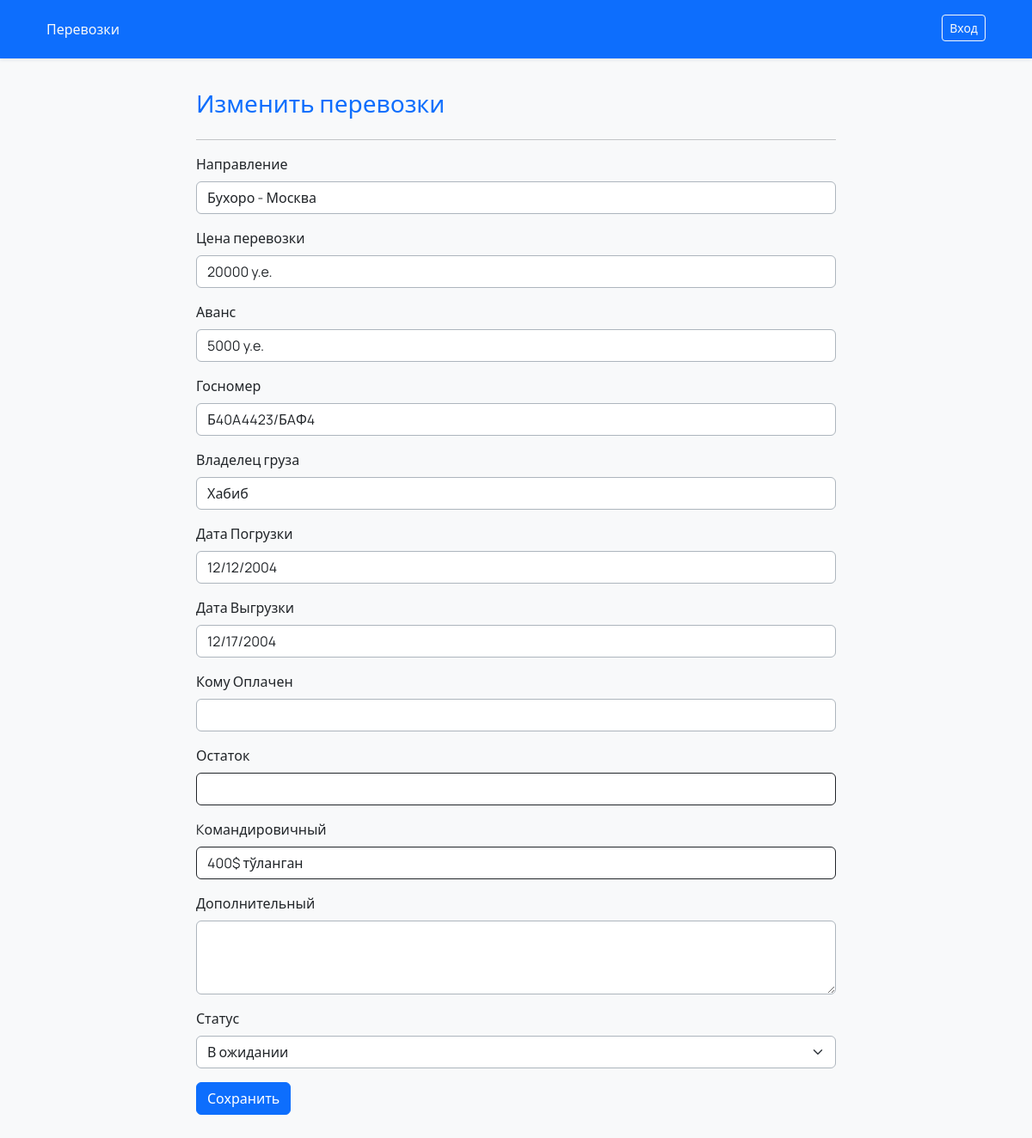
The app's page /transportation/9/update/ with its own data.
### transportation/models.py (models this page shows, shortened)
class Transportation(models.Model):
    class StatusColors(models.TextChoices):
        PENDING = 'warning', 'В ожидании'
        COMPLETED = 'success', 'Выполнено'
        CANCELED = 'danger', 'Отменено'
    operator = models.ForeignKey('auth.User', on_delete=models.CASCADE, related_name='transportations', verbose_name='Оператор')
    route = models.CharField(max_length=255, verbose_name='Направление', null=True, blank=True)
    transport_price = models.CharField(max_length=50, verbose_name='Цена перевозки', null=True, blank=True)
    advance_payment = models.CharField(max_length=255, blank=True, null=True, verbose_name='Аванс')
    license_plate = models.CharField(max_length=50, null=True, blank=True, verbose_name='Госномер')  # Vehicle license plate
    cargo_owner = models.CharField(max_length=255, null=True, blank=True, verbose_name='Владелец груза')  # Cargo owner name
    loading_date = models.DateField(verbose_name='Дата Погрузки', null=True, blank=True,)  # Loading date
    unloading_date = models.DateField(verbose_name='Дата Выгрузки', null=True, blank=True)  # Unloading date
    paid_to = models.CharField(max_length=255, blank=True, null=True, verbose_name='Кому Оплачен')  # Remaining payment amount
    remaining_amount = models.CharField(max_length=255, blank=True, null=True, verbose_name='Остаток')
    business_trip = models.TextField(blank=True, null=True, verbose_name='Kомандировичный')
    additional = models.TextField(blank=True, null=True, verbose_name='Дополнительный')
    status = models.CharField(max_length=7, choices=StatusColors, verbose_name='Статус', default='warning')
    created = models.DateField(auto_now_add=True)
    class Meta:
        db_table = 'transportation'
        verbose_name = 'Transportation'
        verbose_name_plural = 'Transportations'

### transportation/views.py (the view, shortened to what this page needs)
# urls.py: path('transportation/<int:pk>/update/', TransportationUpdateView.as_view(), name='transportation-update'),
class TransportationUpdateView(TemplateView, LoginRequiredMixin):
    template_name = 'transportation-update.html'
    login_url = 'login'
    def get(self, request, pk, *args, **kwargs):
        transportation = Transportation.objects.get(id=pk)
        context = self.get_context_data(**kwargs)
        if request.user.is_staff:
            context['form'] = TransportationAdminUpdateForm(instance=transportation)
        else:
            context['form'] = TransportationUpdateForm(instance=transportation)
        context['transportation'] = transportation
        return render(request, self.template_name, context=context)

### templates/transportation-update.html (shortened to what this page needs)
{% extends 'base.html' %}
{% load crispy_forms_tags %}
{% block content %}
    <div class="col-md-8 m-auto">
        <h2 class="mb-4 mt-2 fs-3 fw-normal text-primary">Изменить перевозки</h2>
        <hr>
        <form method="post">
            {{ form|crispy }}
            <button type="submit" class="btn btn-primary">Сохранить</button>
        </form>
    </div>
{% endblock %}

### records on screen
Transportation: route "Бухоро - Москва", transport_price "20000 y.e.", advance_payment "5000 y.e.", license_plate "Б40A4423/БAФ4", cargo_owner "Хабиб", loading_date "12/12/2004", unloading_date "12/17/2004", business_trip "400$ тўланган", status "В ожидании"
